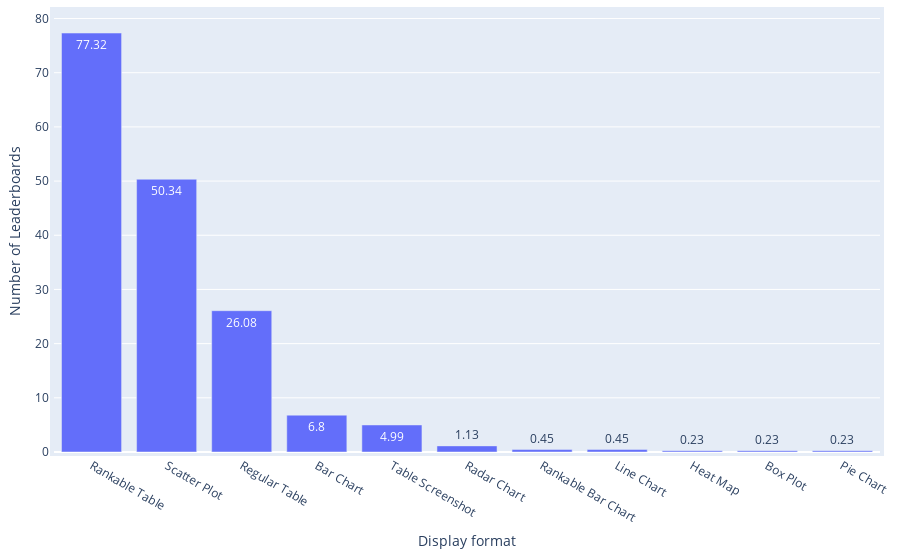

Write notebook code for a chart like this one.
### Code cell
df = pd.read_csv(path_meta / 'leaderboard_processed.csv')
df['Display formats'] = df['Display formats'].apply(ast.literal_eval)

df_split = df.explode('Display formats')['Display formats'].value_counts().reset_index(name='Frequency')
print(f"{df_split['Display formats'].iloc[0]} is the most popular display format of leaderboards, accounting for {round(df_split['Frequency'].iloc[0]/len(df)*100,2)}% ({df_split['Frequency'].iloc[0]} out of {len(df)}) leaderboards.")
df_split['Weight'] = 1

statistics = {
    'Distribution': 'Leaderboards across Display Formats',
    'Mean': np.mean(df_split['Frequency']),
    'Median': np.median(df_split['Frequency']),
    'IQR': df_split['Frequency'].quantile(0.75) - df_split['Frequency'].quantile(0.25),
    'Gini Coefficient': ineqpy.inequality.gini(data=df_split, income='Frequency', weights='Weight'),
}
if os.path.exists(path_meta / 'leaderboard_statistics.csv'):
    df_statistics = pd.read_csv(path_meta / 'leaderboard_statistics.csv')
else:
    df_statistics = pd.DataFrame()
df_statistics = pd.concat([df_statistics, pd.DataFrame([statistics])], ignore_index=True)
df_statistics.drop_duplicates(subset=['Distribution'], keep='last', inplace=True)
df_statistics.sort_values(by='Distribution', inplace=True)
df_statistics.to_csv(path_meta / 'leaderboard_statistics.csv', index=False)

df_split['Ratio'] = round(df_split['Frequency'] / len(df) * 100, 2)

fig = px.bar(
    x=df_split['Display formats'],
    y=df_split['Ratio'],
    text_auto=True,
    labels={'x': 'Display format', 'y': 'Number of Leaderboards'},
)
# Update the layout for a tighter look
fig.update_layout(
    autosize=True,
    margin=dict(
        l=10,  # Left margin
        r=10,  # Right margin
        b=10,  # Bottom margin
        t=10,  # Top margin
        pad=4  # Padding between the plot and the margin
    )
)
fig.show()

### Figure 1 — Plotly figure (JSON) as saved in the notebook; plotly's stock layout.template omitted (floating-point values rounded to 4 significant figures)
{"data": [{"alignmentgroup": "True", "hovertemplate": "Display format=%{x}<br>Number of Leaderboards=%{y}<extra></extra>", "legendgroup": "", "marker": {"color": "#636efa", "pattern": {"shape": ""}}, "name": "", "offsetgroup": "", "orientation": "v", "showlegend": false, "textposition": "auto", "texttemplate": "%{y}", "type": "bar", "x": ["Rankable Table", "Scatter Plot", "Regular Table", "Bar Chart", "Table Screenshot", "Radar Chart", "Rankable Bar Chart", "Line Chart", "Heat Map", "Box Plot", "Pie Chart"], "xaxis": "x", "y": [77.32, 50.34, 26.08, 6.8, 4.99, 1.13, 0.45, 0.45, 0.23, 0.23, 0.23], "yaxis": "y"}], "layout": {"autosize": true, "barmode": "relative", "legend": {"tracegroupgap": 0}, "margin": {"b": 10, "l": 10, "pad": 4, "r": 10, "t": 10}, "xaxis": {"anchor": "y", "domain": [0, 1], "title": {"text": "Display format"}}, "yaxis": {"anchor": "x", "domain": [0, 1], "title": {"text": "Number of Leaderboards"}}}}
